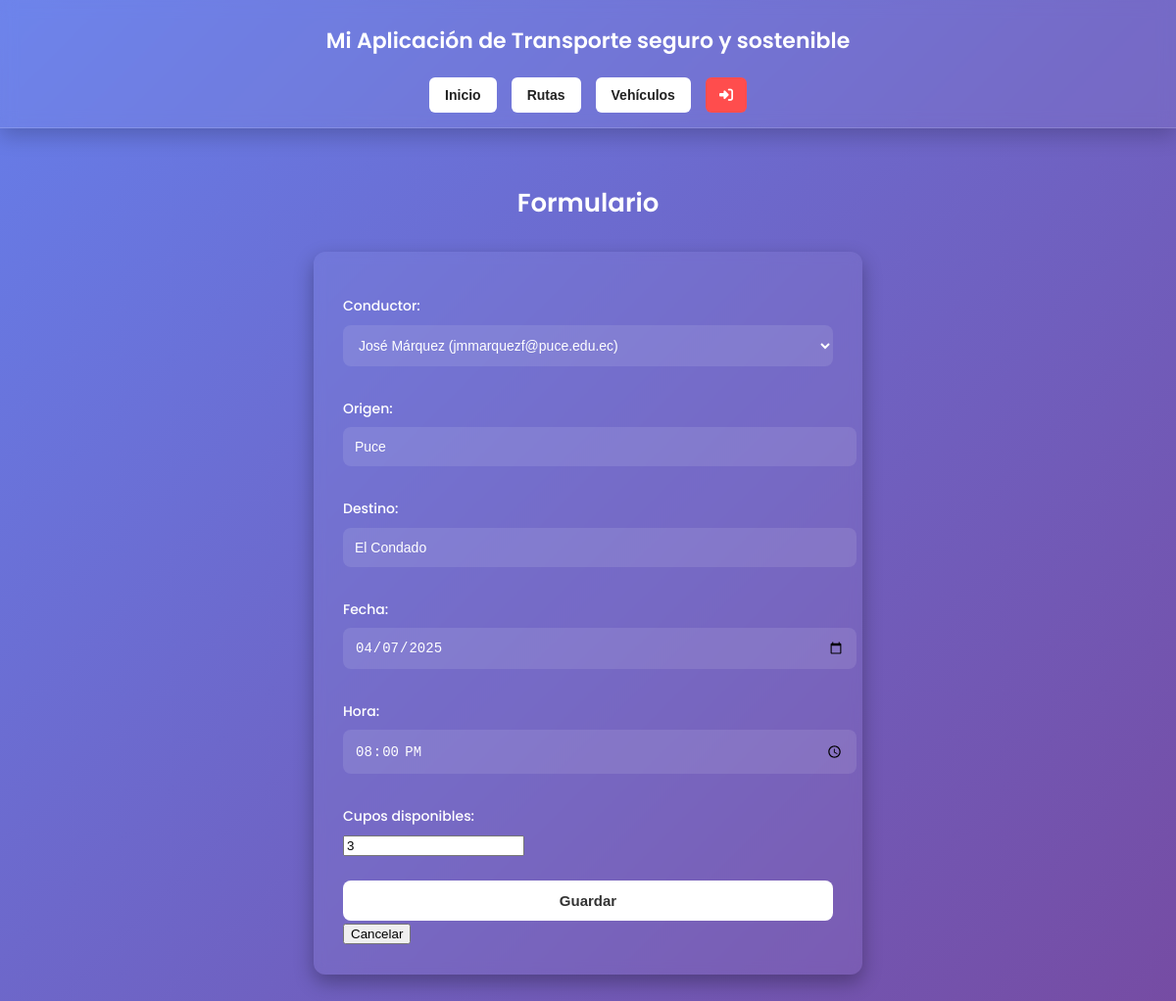
The app's page /rutas/update/1/ (signed in) with its own data.
### DevChApp/models.py (models this page shows, shortened)
class Ruta(models.Model):
    conductor = models.ForeignKey(Usuario, on_delete=models.CASCADE)
    origen = models.CharField(max_length=100)
    destino = models.CharField(max_length=100)
    fecha = models.DateField()
    hora = models.TimeField()
    cupos_disponibles = models.PositiveIntegerField(default=1)
    pasajeros = models.ManyToManyField(
        Usuario,
        related_name='rutas_como_pasajero',
        blank=True
    )

### DevChApp/views.py (the view)
# urls.py: path('rutas/update/<int:pk>/', views.ruta_update, name='ruta_update'),
@login_required(login_url='login')
def ruta_update(request, pk):
    ruta = get_object_or_404(Ruta, pk=pk)
    form = RutaForm(request.POST or None, instance=ruta)
    if form.is_valid():
        form.save()
        return redirect('ruta_list')
    return render(request, 'ruta/form.html', {'form': form})

### DevChApp/forms.py
class RutaForm(forms.ModelForm):
    class Meta:
        model = Ruta
        fields = ['conductor', 'origen', 'destino', 'fecha', 'hora', 'cupos_disponibles']
        widgets = {
            'fecha': forms.DateInput(attrs={
                'type': 'date',
                'class': 'form-control',
            }),
            'hora': forms.TimeInput(attrs={
                'type': 'time',
                'class': 'form-control',
            }),
            'origen': forms.TextInput(attrs={'class': 'form-control'}),
            'destino': forms.TextInput(attrs={'class': 'form-control'}),
            'cupos_disponibles': forms.NumberInput(attrs={'class': 'form-control'}),
            'conductor': forms.Select(attrs={'class': 'form-control'}),
        }

### DevChApp/models.py (called while the page is built)
    def __str__(self):
        return f"{self.nombre} ({self.correo})"

### DevChApp/templates/ruta/form.html (shortened to what this page needs)
{% extends "base.html" %}
{% load static %}
{% block content %}
<h1>Formulario</h1>
<form method="post">
  {{ form.as_p }}
  <button type="submit">Guardar</button>
  <button type="button" onclick="window.history.back()">Cancelar</button>
</form>
{% endblock content %}

### DevChApp/static/css/styles.css (style rules this page uses)
body { font-family: 'Poppins', sans-serif; margin: 0; padding: 0; background: linear-gradient(135deg, #667eea, #764ba2); min-height: 100vh; color: #fff; }
main p, main span, main li { font-size: 14px; line-height: 1.6; }
main h1 { font-size: 26px; text-align: center; margin-bottom: 30px; font-weight: 600; }
form:not(.logout-form) { max-width: 500px; margin: 0 auto 30px auto; padding: 30px; background: rgba(255, 255, 255, 0.05); border-radius: 12px; box-shadow: 0 8px 20px rgba(0, 0, 0, 0.3); backdrop-filter: blur(6px); }
form:not(.logout-form) label { display: block; margin-bottom: 8px; font-weight: 500; font-size: 14px; color: #fff; }
form:not(.logout-form) input[type="text"], form:not(.logout-form) input[type="email"], form:not(.logout-form) input[type="password"], form:not(.logout-form) input[type="date"], form:not(.logout-form) input[type="time"], form:not(.logout-form) select, form:not(.logout-form) textarea { width: 100%; padding: 12px; margin-bottom: 18px; border: none; border-radius: 8px; background: rgba(255, 255, 255, 0.1); color: #fff; font-size: 14px; outline: none; }
form:not(.logout-form) input::placeholder, form:not(.logout-form) textarea::placeholder { color: #ccc; }
form:not(.logout-form) button[type="submit"] { width: 100%; padding: 12px; margin-top: 10px; border: none; border-radius: 8px; background: #ffffff; color: #333; font-weight: bold; font-size: 15px; cursor: pointer; transition: background-color 0.3s ease; }

### records on screen
Ruta: conductor "José Márquez (jmmarquezf@puce.edu.ec)", origen "Puce", destino "El Condado", fecha "04/07/2025", hora "20:00:00", cupos_disponibles "3"
